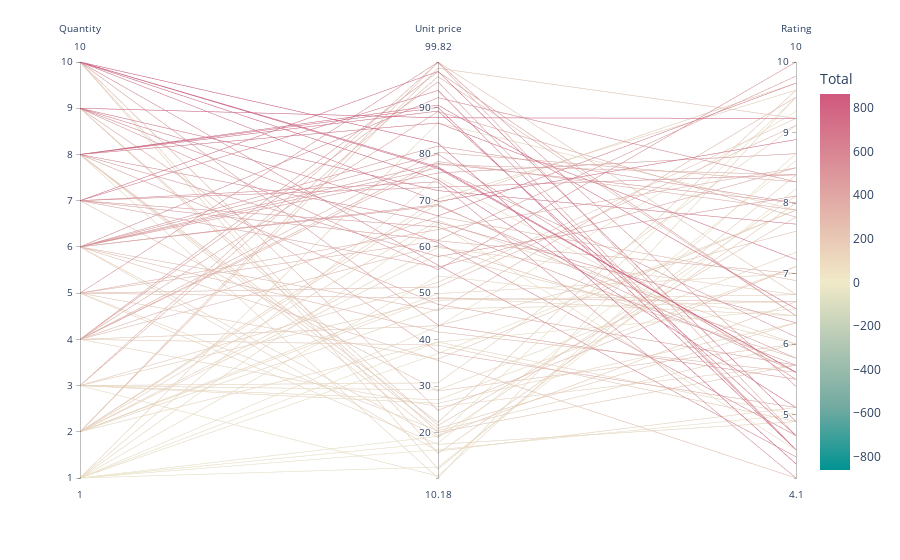

Notebook code for this chart:
### Code cell
# Parallel
import plotly.express as px
##Difficult
if not hasattr(pd.DataFrame, "iteritems"):
    pd.DataFrame.iteritems = pd.DataFrame.items
    
df1 =df.sample(n=100)
fig = px.parallel_coordinates(df1, color="Total",
                              dimensions=['Quantity','Unit price','Rating',],
                              color_continuous_scale=px.colors.diverging.Tealrose,
                              color_continuous_midpoint=2)
fig.show()
